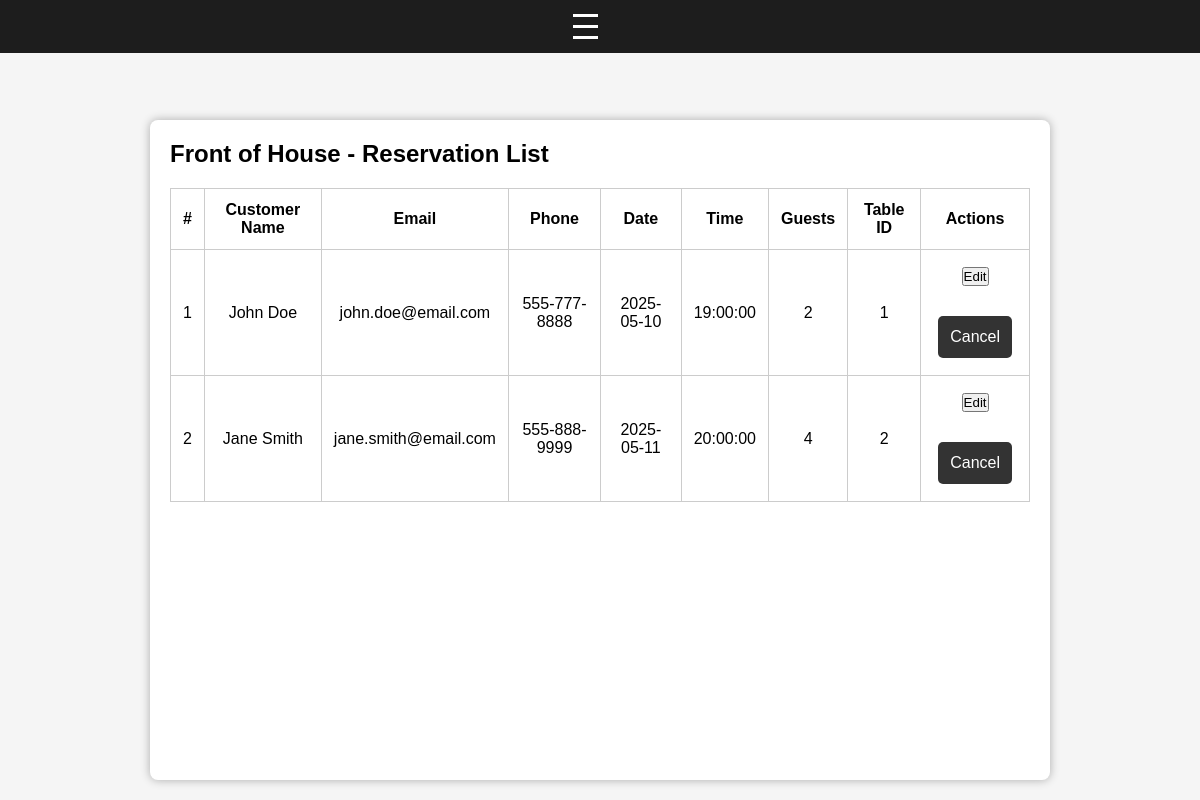
Page /reservations/foh on the committed database.
### app/models.py (models this page shows)
class Reservation(db.Model):
    id = db.Column(db.Integer, primary_key=True)
    customer_id = db.Column(db.Integer, db.ForeignKey('customer.id', ondelete="RESTRICT"), nullable=False)
    reservation_time = db.Column(db.DateTime, nullable=False)
    number_of_people = db.Column(db.Integer, nullable=False)
    table_id = db.Column(db.Integer, db.ForeignKey('tables.id', ondelete="RESTRICT"), nullable=False)
    reminder_logs = db.relationship('ReminderLog', backref='reservation', lazy=True)

class Customer(db.Model):
    id = db.Column(db.Integer, primary_key=True)
    first_name = db.Column(db.String(255), nullable=False)
    last_name = db.Column(db.String(255), nullable=False)
    email = db.Column(db.String(255), nullable=False)
    phone_number = db.Column(db.String(15), nullable=False)
    reservations = db.relationship('Reservation', backref='customer', lazy=True)
    reminder_logs = db.relationship('ReminderLog', backref='customer', lazy=True)

### app/routes/reservations_routes.py (the view)
@reservations_bp.route('/reservations/foh')
def reservations_foh():
    reservations = ReservationLogic.get_all_reservations_with_customer()
    return render_template('reservations_foh.html',
                           reservations=reservations)

### app/logic/reservation_logic.py (called while the page is built)
    @staticmethod
    def get_all_reservations_with_customer():
        return db.session.query(Reservation, Customer)\
            .join(Customer, Reservation.customer_id == Customer.id).all()

### templates/reservations_foh.html (shortened to what this page needs)
<!DOCTYPE html>
<html lang="en">
<head>
    <link rel="stylesheet" href="{{ url_for('static', filename='css/base.css') }}">
</head>
<body>
    {% include 'partials/nav.html' %}
    <section>
    <h1>Front of House - Reservation List</h1>
    <table>
        <thead>
            <tr>
                <th>#</th>
                <th>Customer Name</th>
                <th>Email</th>
                <th>Phone</th>
                <th>Date</th>
                <th>Time</th>
                <th>Guests</th>
                <th>Table ID</th>
                <th>Actions</th>
            </tr>
        </thead>
        <tbody>
            {% for res, customer in reservations %}
            <tr>
                <td>{{ loop.index }}</td>
                <td>{{ customer.first_name }} {{ customer.last_name }}</td>
                <td>{{ customer.email }}</td>
                <td>{{ customer.phone_number }}</td>
                <td>{{ res.reservation_time.date() }}</td>
                <td>{{ res.reservation_time.time() }}</td>
                <td>{{ res.number_of_people }}</td>
                <td>{{ res.table_id }}</td>
                <td>
                    <a href="{{ url_for('reservations.edit_reservation', id=res.id) }}">
                        <button class="action-btn">Edit</button>
                    </a>
                    <form class="action-form" method="POST" action="{{ url_for('reservations.cancel_reservation', id=res.id) }}">
                        <button class="action-btn" onclick="return confirm('Cancel this reservation?')">Cancel</button>
                    </form>
                </td>
            </tr>
            {% else %}
            <tr>
                <td colspan="9">No reservations found.</td>
            </tr>
            {% endfor %}
        </tbody>
    </table>
</section>
</body>
</html>

### templates/partials/nav.html (shortened to what this page needs)
<nav>
    <div class="nav-container">
        <div class="burger" id="burger">
            <div></div>
            <div></div>
            <div></div>
        </div>
    </div>
</nav>

### static/css/base.css (style rules this page uses)
* { box-sizing: border-box; margin: 0; padding: 0; }
html, body { height: 100%; display: flex; flex-direction: column; font-family: Arial, sans-serif; background-color: #f5f5f5; }
a { text-decoration: none; }
nav { background-color: #1d1d1d; position: fixed; top: 0; height: auto; width: 100%; z-index: 100; }
.nav-container { max-width: 1000px; margin: auto; padding: 10px 20px; display: flex; justify-content:center; align-items: center; font-size: 0.9em; }
.burger { display: none; flex-direction: column; cursor: pointer; }
.burger div { width: 25px; height: 3px; background-color: white; margin: 4px 0; }
button { margin:5px; }
@media (max-width: 1370px) { .burger { display: flex; margin-right: 30px; } }
.container, section { flex: 1; max-width: 900px; width: 100%; margin: 120px auto 20px; padding: 20px; background-color: white; border-radius: 8px; box-shadow: 0 0 10px rgba(0,0,0,0.3); }
form { display: flex; flex-direction: column; gap: 15px; margin-top: 20px; }
form button { display: block; padding: 12px; background-color: #333; color: white; border: none; border-radius: 5px; font-size: 16px; cursor: pointer; }
table { width: 100%; border-collapse: collapse; margin-top: 20px; }
table th, table td { padding: 12px; border: 1px solid #ccc; text-align: center; }

### rows in the picture
Reservation: first_name "John", last_name "Doe", email "john.doe@email.com", phone_number "555-777-8888", reservation_time "2025-05-10", reservation_time.time "19:00:00", number_of_people "2", table_id "1"
Reservation: first_name "Jane", last_name "Smith", email "jane.smith@email.com", phone_number "555-888-9999", reservation_time "2025-05-11", reservation_time.time "20:00:00", number_of_people "4", table_id "2"
